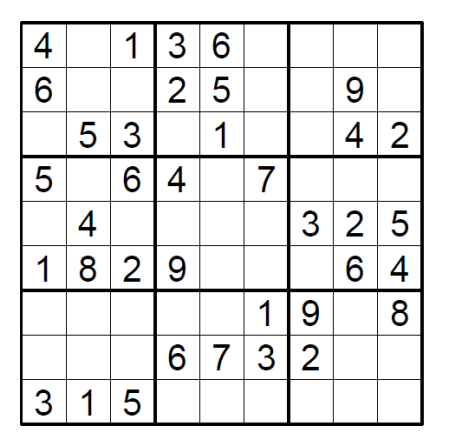
#> input picture dataset/img_2.png, 460 x 437 px
$ jupyter execute --allow-errors Notebook.ipynb
#> lines starting #> are read from the running program, lines starting #| are printed output that depends on the picture; after the words box and inside, x2 and y2 are one past the last pixel; in counts of white or black regions, pixels touching at a corner belong together
[cell 1]
import cv2
import numpy as np
import matplotlib.pyplot as plt
from tensorflow.keras.models import load_model


def preprocess(img):
    imgGray = cv2.cvtColor(img,cv2.COLOR_BGR2GRAY)
    imgBlur = cv2.GaussianBlur(imgGray,(5,5),1)
    imgthreshold = cv2.adaptiveThreshold(imgBlur,255,1,1,11,2)
    return imgthreshold


def biggestContour(contours):
    biggest = np.array([])
    maxArea = 0
    for i in contours:
        area = cv2.contourArea(i)
        if(area>50):
            peri = cv2.arcLength(i,True)
            approx = cv2.approxPolyDP(i, 0.02*peri, True)
            if(area>maxArea and len(approx)==4):
                biggest = approx
                maxArea = area
    return biggest,maxArea


def reorder(myPoints):
    myPoints = myPoints.reshape((4,2))
    newmyPoints = np.zeros((4,1,2), dtype=np.int32)
    add = myPoints.sum(1)
    newmyPoints[0] = myPoints[np.argmin(add)]
    newmyPoints[3] = myPoints[np.argmax(add)]
    diff = np.diff(myPoints, axis=1)
    newmyPoints[1] = myPoints[np.argmin(diff)]
    newmyPoints[2] = myPoints[np.argmax(diff)]

    return newmyPoints

def splitBoxes(img):
    rows = np.vsplit(img,9)
    boxes = []
    for r in rows:
        cols = np.hsplit(r,9)
        for box in cols:
            boxes.append(box)
    return boxes

def intializemodel():
    model = load_model("MyModel.h5")
    return model

# [33 lines left out: functions getPrediction, displayNumbers, not called in this run]

def drawGrid(img):
    secW = int(img.shape[1]/9)
    secH = int(img.shape[0]/9)
    for i in range (0,9):
        pt1 = (0,secH*i)
        pt2 = (img.shape[1],secH*i)
        pt3 = (secW * i, 0)
        pt4 = (secW*i,img.shape[0])
        cv2.line(img, pt1, pt2, (255, 255, 0),2)
        cv2.line(img, pt3, pt4, (255, 255, 0),2)
    return img

[cell 2]

# [50 lines left out: functions solve, valid, print_board, find_empty, not called in this run]

[cell 3]
imgPath = "dataset/img_2.png"
width,height = 450,450
#> (the rest of this cell did not finish here and is left out)

[cell 4]
#Preprocess
res = []
img = cv2.imread(imgPath)
#> img is the input picture: shape (437, 460, 3); mean B, G, R 228.6, 228.5, 228.5
img = cv2.resize(img,(width,height))
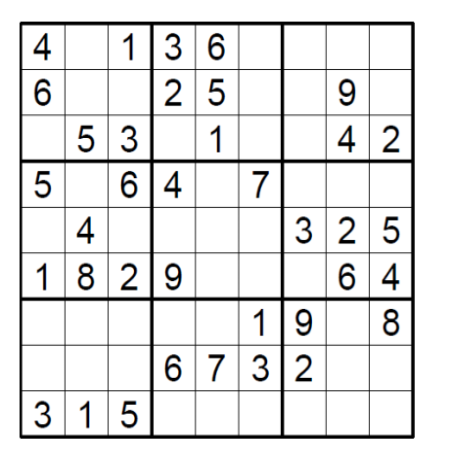
#> img: shape (450, 450, 3); mean B, G, R 228.6, 228.5, 228.5
imgthreshold = preprocess(img)
#> in preprocess, `imgGray = cv2.cvtColor(img,cv2.COLOR_BGR2GRAY)`:
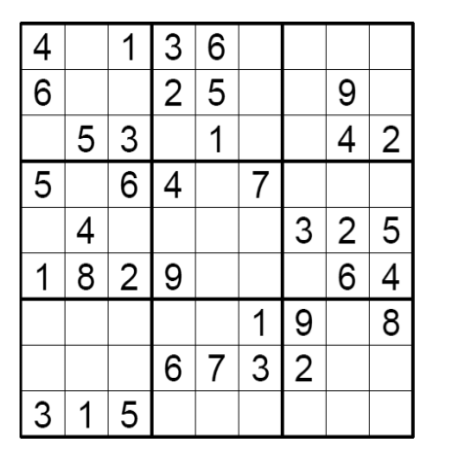
#> imgGray: shape (450, 450); min 0, max 255, mean 228.5
#> in preprocess, `imgBlur = cv2.GaussianBlur(imgGray,(5,5),1)`:
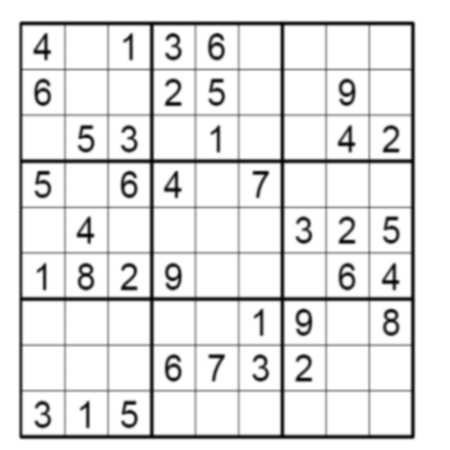
#> imgBlur: shape (450, 450); min 4, max 255, mean 228.5
#> in preprocess, `imgthreshold = cv2.adaptiveThreshold(imgBlur,255,1,1,11,2)`:
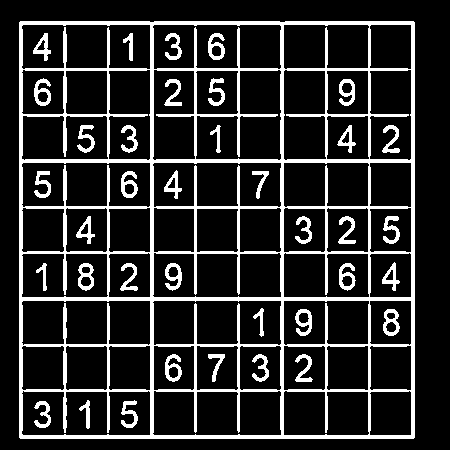
#> imgthreshold: shape (450, 450); 16.6% white; 38 white regions

imgBlank = np.zeros((height,width,3),np.uint8)

res.append(img)
res.append(imgthreshold)

[cell 5]
#Contours

imgContours = img.copy()
imgBigContour = img.copy()
contours, hierarchy = cv2.findContours(imgthreshold,cv2.RETR_EXTERNAL, cv2.CHAIN_APPROX_SIMPLE)
#> contours = 1 contour; box (x1, y1, x2, y2) and area: (19, 21, 415, 439) 164704
cv2.drawContours(imgContours,contours, -1, (0,255,0), 3)
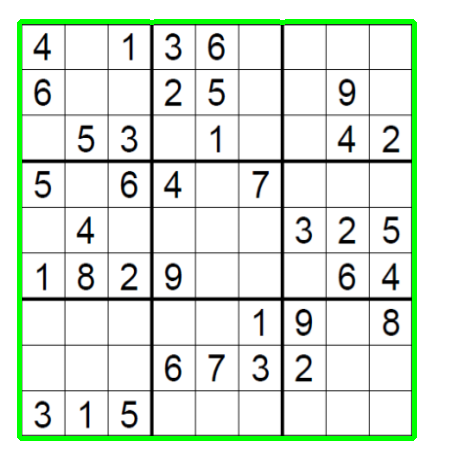
#> imgContours: shape (450, 450, 3); 4% of pixels changed, all inside (x1, y1, x2, y2) = (17, 19, 417, 441)

res.append(imgContours)

[cell 6]
#biggestContour
biggest, maxArea = biggestContour(contours)
#> the loop in biggestContour, `for i in contours:` made 1 pass
#> (area, peri, biggest, maxArea) on pass 1: (164704, 1623.3, [[20, 21], [19, 437], [413, 438], [414, 22]], 164704)
#> after the loop in biggestContour, `for i in contours:`: maxArea = 164704
#> biggest = [[20, 21], [19, 437], [413, 438], [414, 22]]; maxArea = 164704

if(biggest.size!=0):
    biggest = reorder(biggest)
#> in reorder, `myPoints = myPoints.reshape((4,2))`: myPoints = [[20, 21], [19, 437], [413, 438], [414, 22]]
#> in reorder, `add = myPoints.sum(1)`: add = [41, 456, 851, 436]
#> in reorder, `diff = np.diff(myPoints, axis=1)`: diff = [1, 418, 25, -392]
#> biggest = [[20, 21], [414, 22], [19, 437], [413, 438]]
    cv2.drawContours(imgBigContour, biggest, -1, (255,0,0), 25)
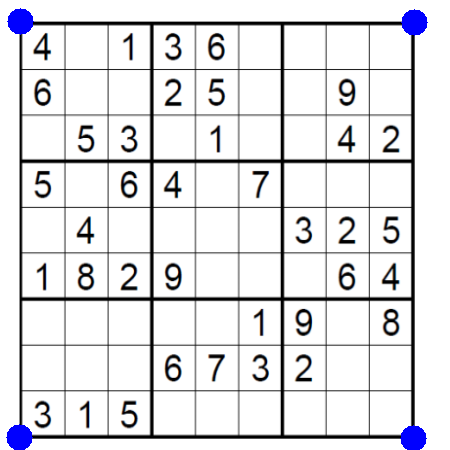
#> imgBigContour: shape (450, 450, 3); 1.04% of pixels changed, all inside (x1, y1, x2, y2) = (6, 8, 428, 450)
    pts1 = np.float32(biggest)
#> pts1 = [[20, 21], [414, 22], [19, 437], [413, 438]]
    pts2 = np.float32([[0,0],[width,0],[0,height],[width,height]])
    matrix = cv2.getPerspectiveTransform(pts1,pts2)
#> matrix = [[1.14, 0.00275, -22.9], [-0.00275, 1.08, -22.66], [-3.01e-19, 3.72e-20, 1]]
    imgWarpColored = cv2.warpPerspective(img,matrix,(width,height))
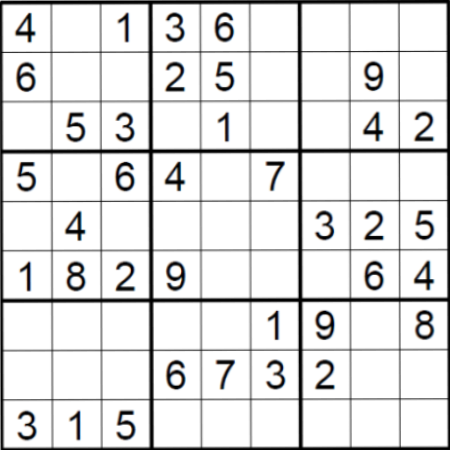
#> imgWarpColored: shape (450, 450, 3); mean B, G, R 224.1, 223.9, 223.9
    imgDetectedDigits = imgBlank.copy()
    imgWarpColored = cv2.cvtColor(imgWarpColored,cv2.COLOR_BGR2GRAY)
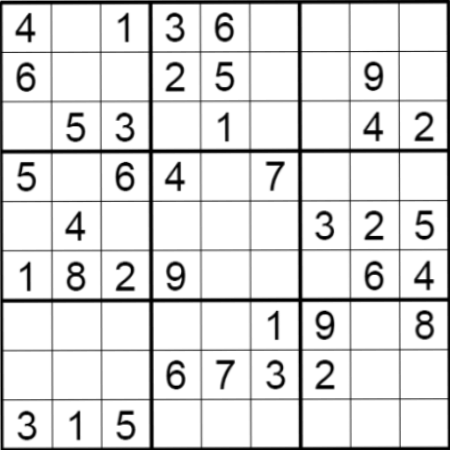
#> imgWarpColored: shape (450, 450); min 0, max 255, mean 224


res.append(imgBigContour)
res.append(imgWarpColored)

[cell 7]
#split image and find digit
imgSolvedDigits = imgBlank.copy()
boxes = splitBoxes(imgWarpColored)
#> in splitBoxes, `rows = np.vsplit(img,9)`: rows = 9 items
#> the loop in splitBoxes, `for r in rows:` made 9 passes
#> after the loop in splitBoxes, `for r in rows:`: boxes = 81 items
#> boxes = 81 items
#> (the rest of this cell did not finish here and is left out)

#> (a cell that did not finish here is left out)

#> (a cell that did not finish here is left out)

[cell 10]
pts2 = np.float32(biggest) # PREPARE POINTS FOR WARP
#> pts2 = [[20, 21], [414, 22], [19, 437], [413, 438]]
pts1 =  np.float32([[0, 0],[width, 0], [0, height],[width, height]]) # PREPARE POINTS FOR WARP
matrix = cv2.getPerspectiveTransform(pts1, pts2)  # GER
#> matrix = [[0.876, -0.00222, 20], [0.00222, 0.924, 21], [0, 0, 1]]
imgInvWarpColored = img.copy()
imgInvWarpColored = cv2.warpPerspective(imgSolvedDigits, matrix, (width, height))
#> imgInvWarpColored: shape (450, 450, 3); every value is 0
print(imgInvWarpColored.shape)
#| (450, 450, 3)
print(img.shape)
#| (450, 450, 3)
inv_perspective = cv2.addWeighted(imgInvWarpColored, 1, img, 0.5, 1)
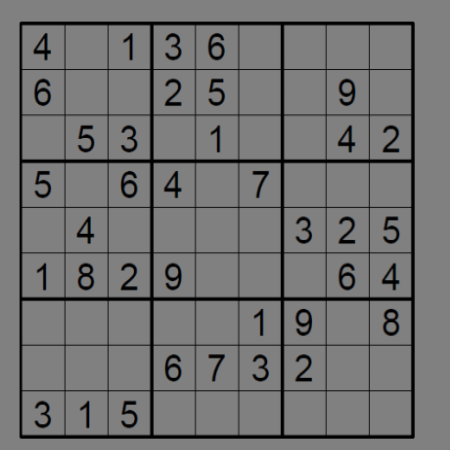
#> inv_perspective: shape (450, 450, 3); mean of channels 0, 1, 2 114.9, 114.9, 114.8; drawn as B, G, R
imgDetectedDigits = drawGrid(imgDetectedDigits)
imgSolvedDigits = drawGrid(imgSolvedDigits)
#> after the loop in drawGrid (call 2), `for i in range (0,9):`:
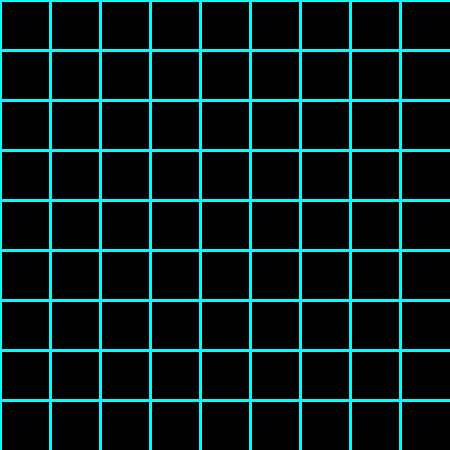
#> img: shape (450, 450, 3); mean of channels 0, 1, 2 28.6, 28.6, 0; drawn as B, G, R

res.append(inv_perspective)

[cell 11]
for i in res:
    plt.imshow(i)
    plt.show()
#> this loop made 6 passes

$ run again, with dataset/img_3.png copied over dataset/img_2.png
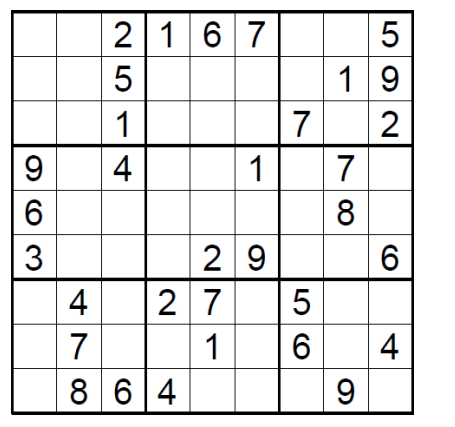
#> input picture dataset/img_3.png, 455 x 427 px
#> img is the input picture: shape (427, 455, 3); mean B, G, R 230, 229.9, 229.9
#> in preprocess, `imgthreshold = cv2.adaptiveThreshold(imgBlur,255,1,1,11,2)`:
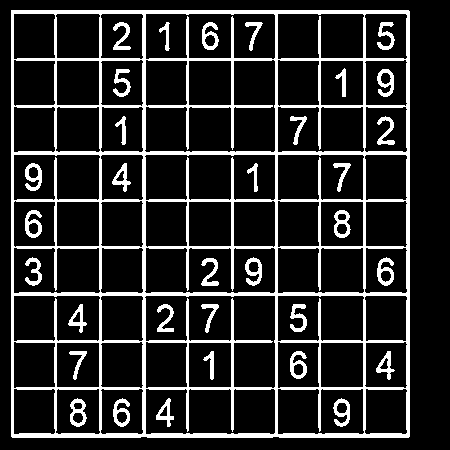
#> imgthreshold: shape (450, 450); 16.1% white; 34 white regions
#> contours = 1 contour; box (x1, y1, x2, y2) and area: (11, 10, 410, 438) 169932
#> imgContours: shape (450, 450, 3); mean B, G, R 224.6, 234.9, 224.6
#> the loop in biggestContour, `for i in contours:` made 1 pass
#> (area, peri, biggest, maxArea) on pass 1: (169932.5, 1649.9, [[11, 10], [11, 436], [408, 437], [409, 11]], 169932.5)
#> after the loop in biggestContour, `for i in contours:`: maxArea = 169932.5
#> `biggest, maxArea = biggestContour(contours)`: biggest = [[11, 10], [11, 436], [408, 437], [409, 11]]; maxArea = 169932.5
#> myPoints = [[11, 10], [11, 436], [408, 437], [409, 11]]
#> add = [21, 447, 845, 420]
#> diff = [-1, 425, 29, -398]
#> `biggest = reorder(biggest)`: biggest = [[11, 10], [409, 11], [11, 436], [408, 437]]
#> imgBigContour: shape (450, 450, 3); mean B, G, R 230.4, 227.7, 227.7
#> `matrix = cv2.getPerspectiveTransform(pts1,pts2)`: matrix = [[1.13, -2.38e-18, -12.44], [-0.00265, 1.05, -10.51], [2.97e-08, -5.9e-06, 1]]
#> rows = 9 items
#> the loop in splitBoxes, `for r in rows:` made 9 passes
#> after the loop in splitBoxes, `for r in rows:`: boxes = 81 items
#> pts2 = [[11, 10], [409, 11], [11, 436], [408, 437]]
#> `matrix = cv2.getPerspectiveTransform(pts1, pts2)`: matrix = [[0.884, 6.16e-05, 11], [0.00222, 0.949, 10], [-1.31e-08, 5.6e-06, 1]]
#> imgInvWarpColored: shape (450, 450, 3); every value is 0
#| (450, 450, 3)
#| (450, 450, 3)
#> `inv_perspective = cv2.addWeighted(imgInvWarpColored, 1, img, 0.5, 1)`:
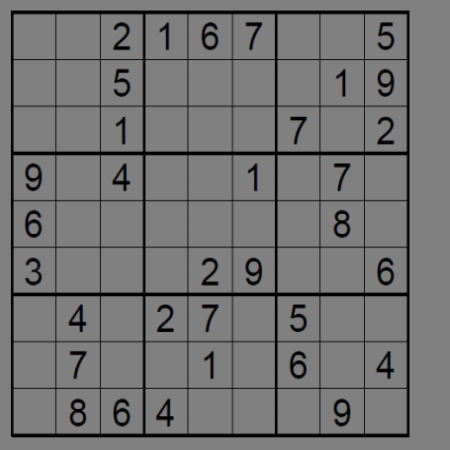
#> inv_perspective: shape (450, 450, 3); mean of channels 0, 1, 2 115.6, 115.6, 115.6; drawn as B, G, R
#> the loop `for i in res:` made 6 passes
